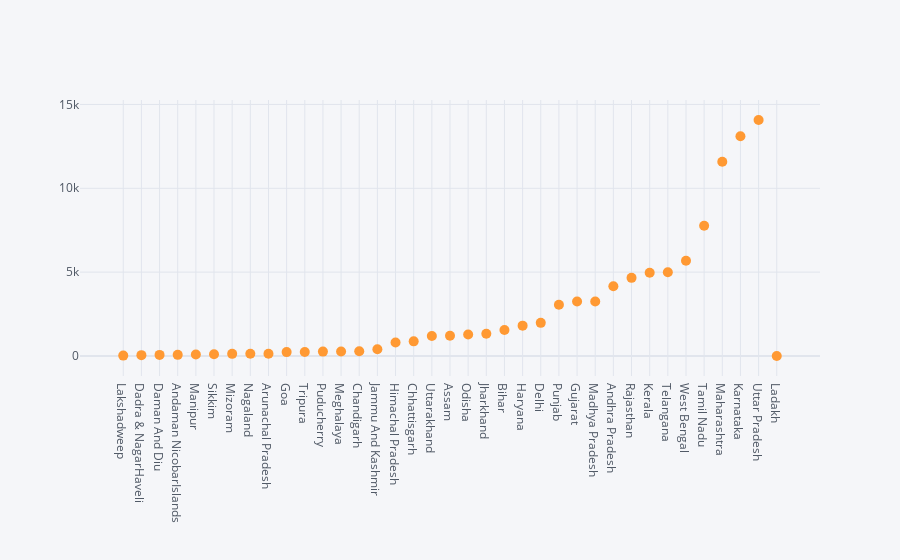

Notebook code cell kept with this figure:
### Code cell
df.iplot(kind='scatter',x='States',y='Total',mode='markers',size=10)

### Figure 1 — Plotly figure (JSON) as saved in the notebook; plotly's stock layout.template omitted (floating-point values rounded to 4 significant figures)
{"data": [{"line": {"color": "rgba(255, 153, 51, 1.0)", "dash": "solid", "shape": "linear", "width": 1.3}, "marker": {"size": 10, "symbol": "circle"}, "mode": "markers", "name": "Total", "text": "", "type": "scatter", "x": ["Lakshadweep", "Dadra & NagarHaveli", "Daman And Diu", "Andaman NicobarIslands", "Manipur", "Sikkim", "Mizoram", "Nagaland", "Arunachal Pradesh", "Goa", "Tripura", "Puducherry", "Meghalaya", "Chandigarh", "Jammu And Kashmir", "Himachal Pradesh", "Chhattisgarh", "Uttarakhand", "Assam", "Odisha", "Jharkhand", "Bihar", "Haryana", "Delhi", "Punjab", "Gujarat", "Madhya Pradesh", "Andhra Pradesh", "Rajasthan", "Kerala", "Telangana", "West Bengal", "Tamil Nadu", "Maharashtra", "Karnataka", "Uttar Pradesh", "Ladakh"], "y": [21, 47, 63, 65, 90, 98, 125, 128, 131, 229, 233, 259, 262, 282, 400, 802, 871, 1192, 1209, 1282, 1325, 1543, 1807, 1973, 3050, 3243, 3247, 4162, 4659, 4961, 4996, 5677, 7769, 11587, 13105, 14070, 0]}], "layout": {"legend": {"bgcolor": "#F5F6F9", "font": {"color": "#4D5663"}}, "paper_bgcolor": "#F5F6F9", "plot_bgcolor": "#F5F6F9", "title": {"font": {"color": "#4D5663"}}, "xaxis": {"gridcolor": "#E1E5ED", "showgrid": true, "tickfont": {"color": "#4D5663"}, "title": {"font": {"color": "#4D5663"}, "text": ""}, "zerolinecolor": "#E1E5ED"}, "yaxis": {"gridcolor": "#E1E5ED", "showgrid": true, "tickfont": {"color": "#4D5663"}, "title": {"font": {"color": "#4D5663"}, "text": ""}, "zerolinecolor": "#E1E5ED"}}}
